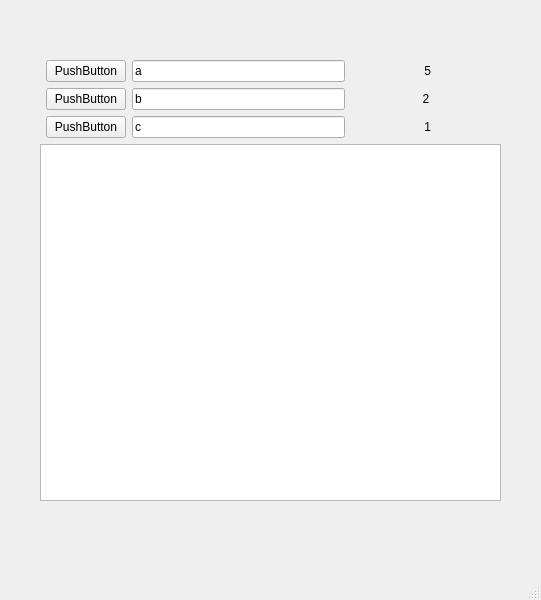
<?xml version="1.0" encoding="UTF-8"?>
<ui version="4.0">
 <class>MainWindow</class>
 <widget class="QMainWindow" name="MainWindow">
  <property name="geometry">
   <rect>
    <x>0</x>
    <y>0</y>
    <width>541</width>
    <height>600</height>
   </rect>
  </property>
  <property name="windowTitle">
   <string>MainWindow</string>
  </property>
  <widget class="QWidget" name="centralwidget">
   <widget class="QWidget" name="verticalLayoutWidget">
    <property name="geometry">
     <rect>
      <x>40</x>
      <y>60</y>
      <width>461</width>
      <height>441</height>
     </rect>
    </property>
    <layout class="QVBoxLayout" name="verticalLayout">
     <item>
      <layout class="QFormLayout" name="formLayout">
       <item row="2" column="1">
        <layout class="QGridLayout" name="gridLayout_2">
         <item row="2" column="1">
          <widget class="QLineEdit" name="le3">
           <property name="text">
            <string>c</string>
           </property>
          </widget>
         </item>
         <item row="2" column="0">
          <widget class="QPushButton" name="pb3">
           <property name="text">
            <string>PushButton</string>
           </property>
          </widget>
         </item>
         <item row="1" column="0">
          <widget class="QPushButton" name="pb2">
           <property name="text">
            <string>PushButton</string>
           </property>
          </widget>
         </item>
         <item row="1" column="1">
          <widget class="QLineEdit" name="le2">
           <property name="text">
            <string>b</string>
           </property>
          </widget>
         </item>
         <item row="0" column="0">
          <widget class="QPushButton" name="pb1">
           <property name="text">
            <string>PushButton</string>
           </property>
          </widget>
         </item>
         <item row="0" column="1">
          <widget class="QLineEdit" name="le1">
           <property name="text">
            <string>a</string>
           </property>
          </widget>
         </item>
         <item row="0" column="2">
          <widget class="QLabel" name="label">
           <property name="text">
            <string> 5</string>
           </property>
           <property name="alignment">
            <set>Qt::AlignCenter</set>
           </property>
          </widget>
         </item>
         <item row="1" column="2">
          <widget class="QLabel" name="label_2">
           <property name="minimumSize">
            <size>
             <width>150</width>
             <height>0</height>
            </size>
           </property>
           <property name="text">
            <string>2</string>
           </property>
           <property name="alignment">
            <set>Qt::AlignCenter</set>
           </property>
          </widget>
         </item>
         <item row="2" column="2">
          <widget class="QLabel" name="label_3">
           <property name="text">
            <string> 1</string>
           </property>
           <property name="alignment">
            <set>Qt::AlignCenter</set>
           </property>
          </widget>
         </item>
        </layout>
       </item>
      </layout>
     </item>
     <item>
      <widget class="QTextEdit" name="tbLog"/>
     </item>
    </layout>
   </widget>
  </widget>
  <widget class="QMenuBar" name="menubar">
   <property name="geometry">
    <rect>
     <x>0</x>
     <y>0</y>
     <width>541</width>
     <height>27</height>
    </rect>
   </property>
  </widget>
  <widget class="QStatusBar" name="statusbar"/>
 </widget>
 <resources/>
 <connections/>
</ui>
